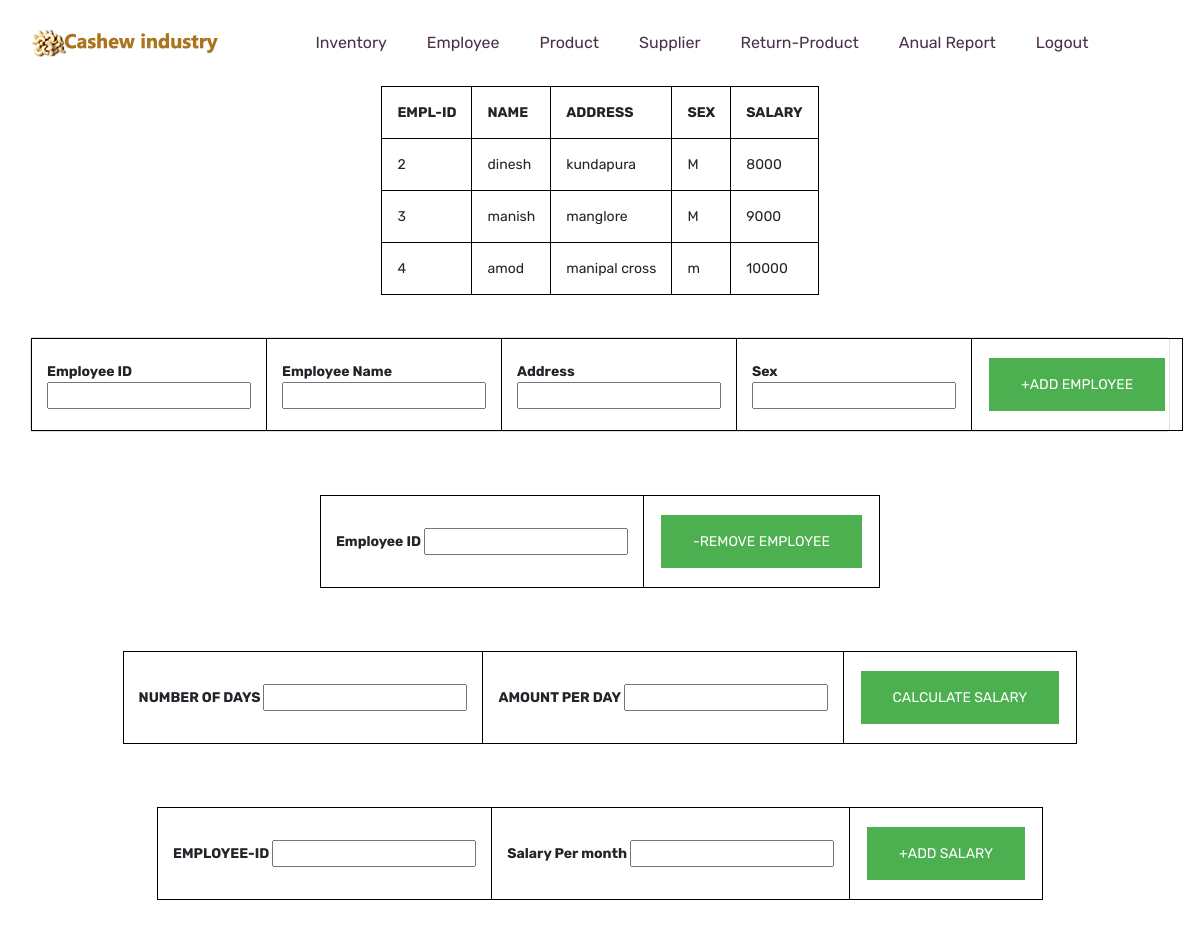
Page /admin/employee.php on the committed database.
### tables this page shows
CREATE TABLE `employee` (
  `emp_id` int(50) NOT NULL,
  `name` varchar(50) NOT NULL,
  `address` varchar(50) NOT NULL,
  `sex` varchar(50) NOT NULL,
  `salary` char(10) NOT NULL
);

### admin/employee.php (the view, shortened to what this page needs)
<!doctype html>
<html lang="zxx">
<head>
    <link rel="stylesheet" href="css/bootstrap.min.css">
    <link rel="stylesheet" href="css/animate.css">
    <link rel="stylesheet" href="css/owl.carousel.min.css">
    <link rel="stylesheet" href="css/all.css">
    <link rel="stylesheet" href="css/flaticon.css">
    <link rel="stylesheet" href="css/themify-icons.css">
    <link rel="stylesheet" href="css/magnific-popup.css">
    <link rel="stylesheet" href="css/slick.css">
    <link rel="stylesheet" href="css/style.css">
</head>
<body>
   <header class="main_menu home_menu">
        <div class="container">
            <div class="row align-items-center justify-content-center">
                <div class="col-lg-12">
                    <nav class="navbar navbar-expand-lg navbar-light">
                        <a class="navbar-brand" href="index.html"> <img src="img/logo.png" alt="logo"> </a>
                        <div class="collapse navbar-collapse main-menu-item" id="navbarSupportedContent">
                            <ul class="navbar-nav">
                                <li class="nav-item">
                                    <a class="nav-link" href="stock.php">Inventory</a>
                                </li>
                                <li class="nav-item">
                                    <a class="nav-link" href="employee.php">Employee</a>
                                </li>
                                <li class="nav-item">
                                    <a class="nav-link" href="product.php">Product</a>
                                </li>
                                <li class="nav-item">
                                    <a class="nav-link" href="report.php">Supplier</a>
                                </li>
                                <li class="nav-item">
                                    <a class="nav-link" href="return.php">Return-Product</a>
                                </li>
                                <li class="nav-item">
                                    <a class="nav-link" href="anual-report.php">Anual Report</a>
                                </li>
                                <li class="nav-item">
                                    <a class="nav-link" href="logout.php">Logout</a>
                                </li>
                            </ul>
                        </div>
                    </nav>
                </div>
            </div>
        </div>
    </header>
<?php
$servername = "localhost";
$username = "root";
$password = "";
$dbname = "project";
$conn = new mysqli($servername, $username, $password, $dbname);
$sql = "SELECT emp_id, name,address,sex,salary FROM employee";
$ch = $conn->query($sql);
if ($ch->num_rows > 0) {
   echo "<table class=center><tr><th>EMPL-ID</th><th>NAME</th><th>ADDRESS</th><th>SEX</th><th>SALARY</th></tr>";
  while($row = $ch->fetch_assoc()) {
    echo "<tr><td>".$row["emp_id"]."</td><td>".$row["name"]."</td><td> ".$row["address"]."</td><td> ".$row["sex"]."</td><td> ".$row["salary"]."</td></tr>";
  }
  echo "</table>";
} else {
  echo "0 results";
}
?>
		<div class="container-fluid " >
			<div class="col-lg-12">
				<br />
				<br />
				<div class="card">
                <form method = 'POST' action = 'add.php'>
                        <table class=center>
                        <tr><th>
		                Employee ID
		                <input type="number" name="emp_id">
		                </th><th>
		                Employee Name
		                <input type="text" name="name">
                        </th><th>
                        Address
		                <input type="text" name="address">
		                </th><th>
		                Sex
		                <input type="text" name="sex">
                        </th><th>
                        <input type="submit" name="save" value="+ADD EMPLOYEE">
		                </th></tr>
                        </form>
                        </div>
                        </div>
                        <br>
                        <br>
                        <br>
                <form method = 'POST' action = 'remove-emp.php'>
                <table class=center>
                        <tr><th>
		                Employee ID
		                <input type="number" name="emp_id">
		                </th><th>
                        <input type="submit" name="del" value="-REMOVE EMPLOYEE">
		                </th></tr>
                        </form>
                        <br>
                        <br>
                        <br>
                        <form method = 'POST' action = 'salary-cal.php'>
                <table class=center>
                        <tr><th>
		                NUMBER OF DAYS
		                <input type="number" name="day"  size="3">
		                </th><th>
                        AMOUNT PER DAY
		                <input type="number" name="amount" size="4" >
		                </th><th>
                        <input type="submit" name="cal" value="CALCULATE SALARY">
		                </th></tr>
                        </form>
                        <br>
                        <br>
                        <br>
                        <form method = 'POST' action = 'add-salary.php'>
                <table class=center>
                        <tr><th>
		                EMPLOYEE-ID
		                <input type="number" name="emp_id" >
		                </th><th>
                        Salary Per month
		                <input type="number" name="salary" >
		                </th><th>
                        <input type="submit" name="update" value="+ADD SALARY">
		                </th></tr>
                        </form>
                  </div>
                  <br>
                  <br>
                  <br>
</body>
</html>

### admin/employee.php (style rules this page uses)
table, th, td { border: 1px solid black; padding: 5px; }
table { border-spacing: 15px; }
.center { margin-left: auto; margin-right: auto; }
th, td { padding: 15px; }
input[type=submit] { background-color: #4CAF50; border: none; color: white; padding: 16px 32px; text-decoration: none; margin: 4px 2px; cursor: pointer; }

### rows in the picture
employee: emp_id "2", name "dinesh", address "kundapura", sex "M", salary "8000"
employee: emp_id "3", name "manish", address "manglore", sex "M", salary "9000"
employee: emp_id "4", name "amod", address "manipal cross", sex "m", salary "10000"
